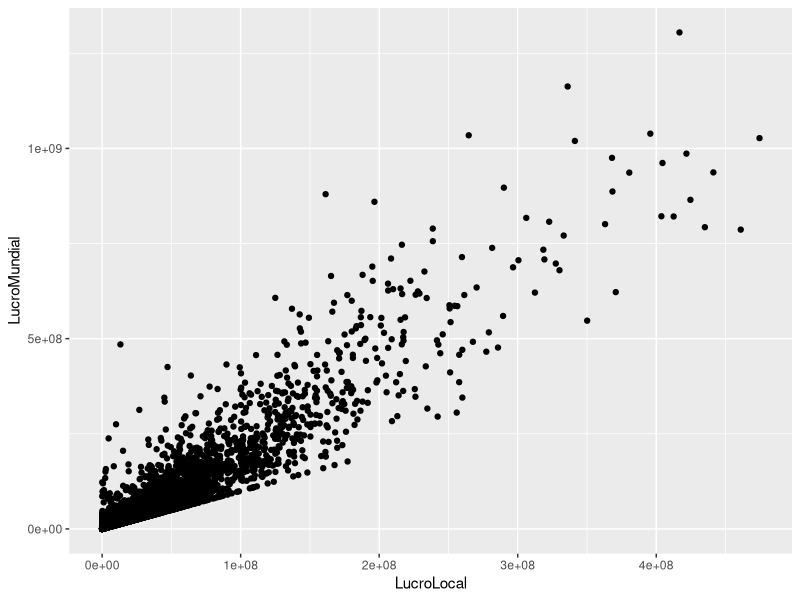
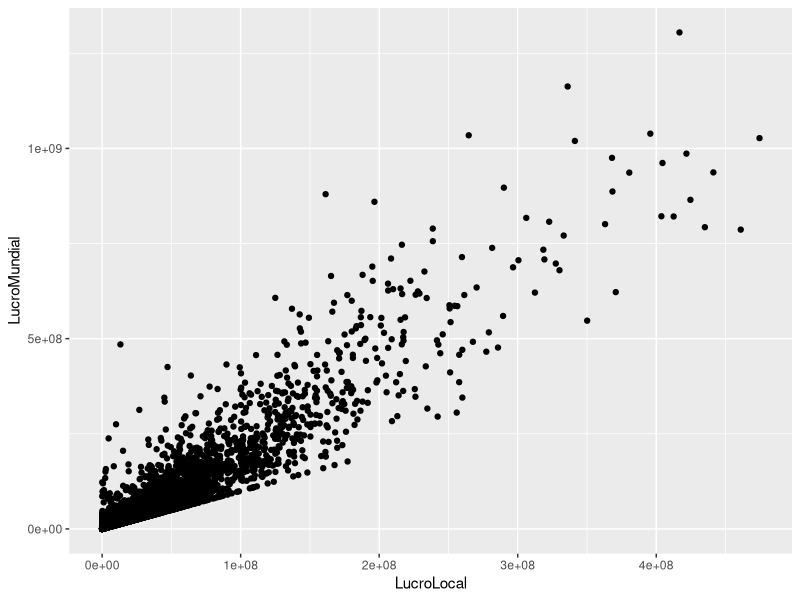
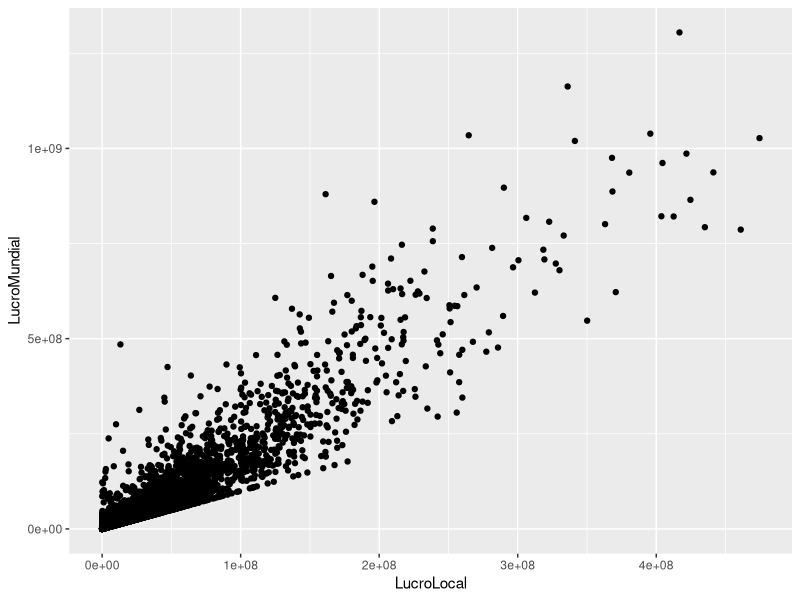
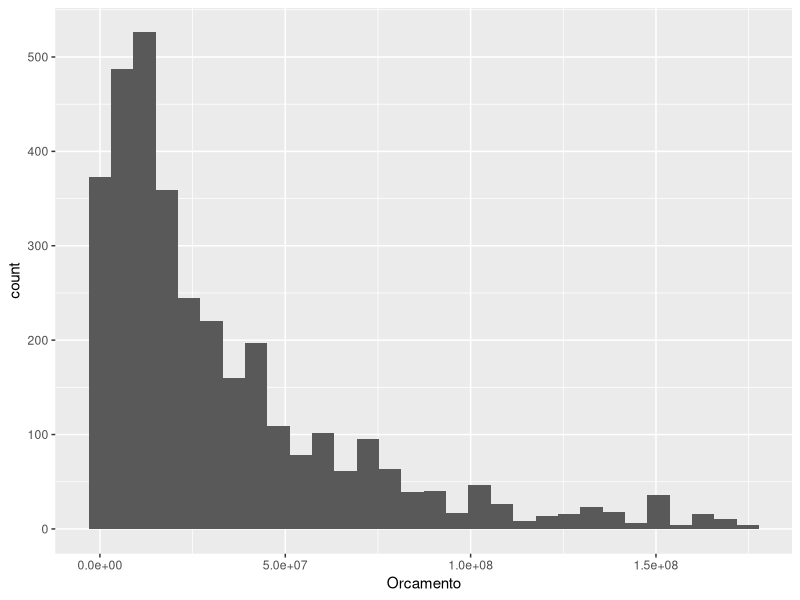
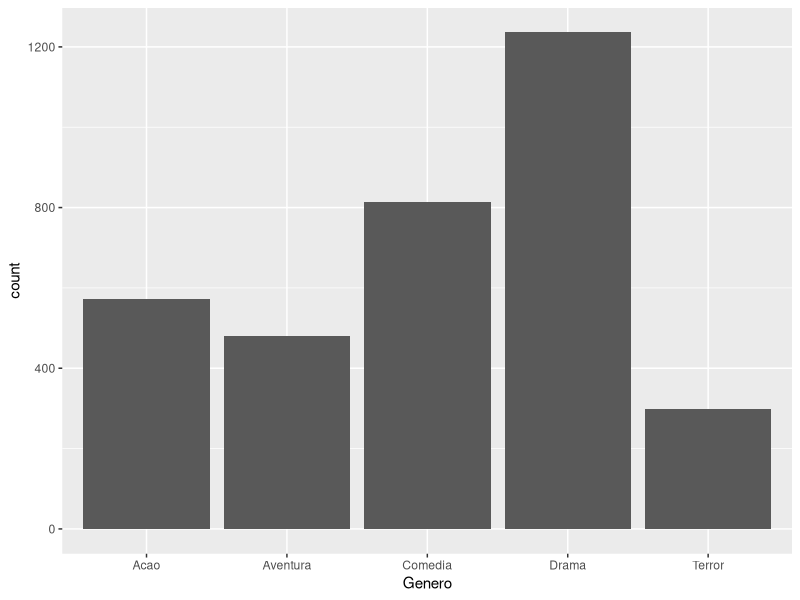
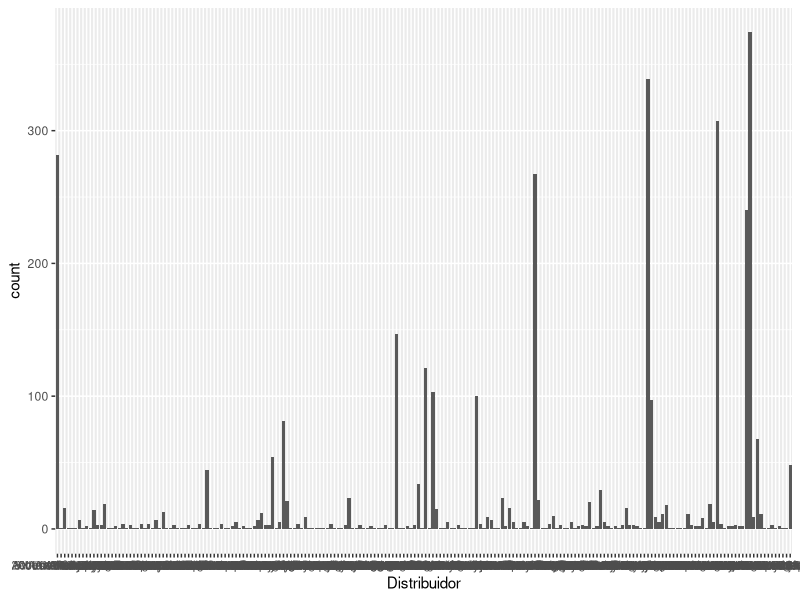
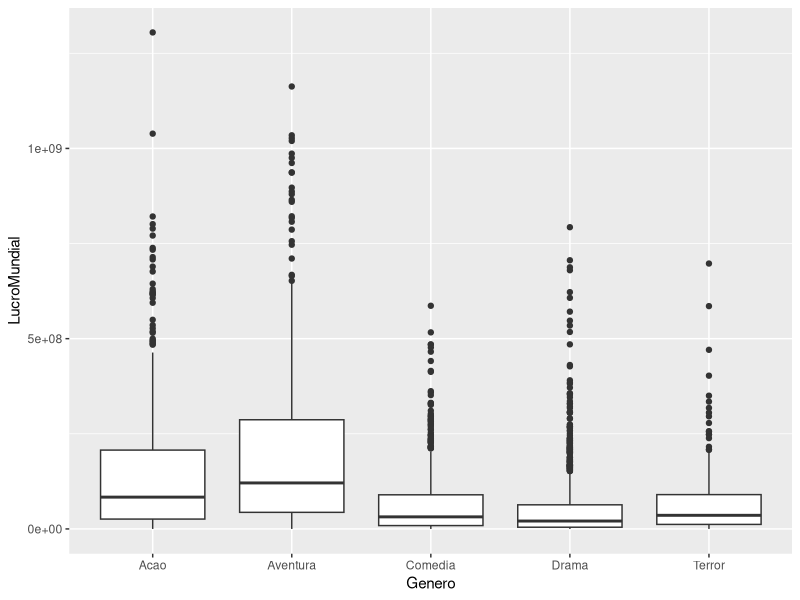
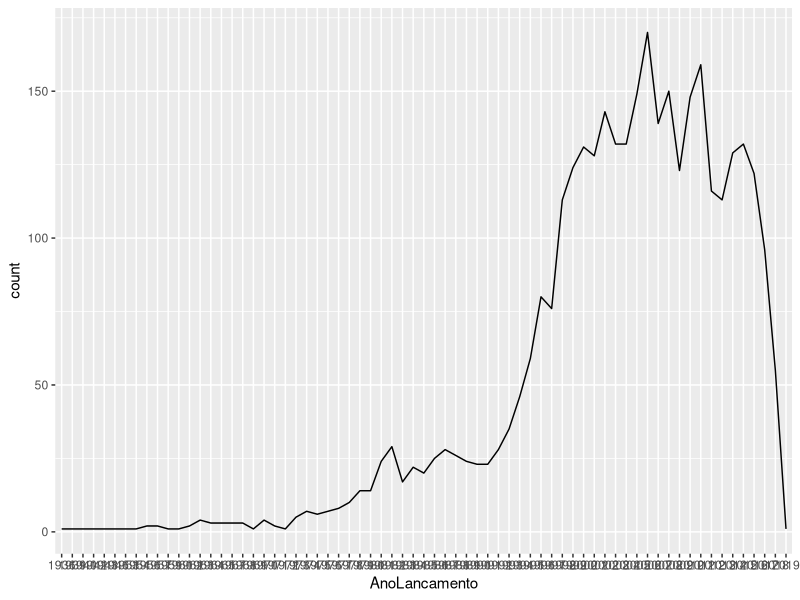

Reproduce these figures in R, in order.
#GGPlot2 - Ferramentas básicas


#Carregamento de pacotes
setwd("D:/Gabriel/Meus_Projetos/GitHub/Gabriel/Curso_Estatistica_Com_R")

if(!require(dplyr)){
  install.packages("dplyr")
}else{
  library(dplyr)
}
if(!require(ggplot2)){
  install.packages("ggplot2")
}

#todo que for texto, considerar que é uma fator
dados <- read.csv2("LucroFilmes.csv", stringsAsFactors = T)
glimpse(dados)

#Mudar dataLancamento para o formato data
dados$DataLancamento <- as.Date(dados$DataLancamento, format = "%m/%d/%Y")

#Salvar o mês e o ano em colunas separadas
dados <- dados %>% mutate(
  AnoLancamento = format(DataLancamento, "%Y"),
  MesLancamento = format(DataLancamento, "%m")
)

# ------------------------------------>> <<----------------------------------------------------
# Lógica de Camadas do ggplot: 

#As três principais camadas para o gráficos: dados, estético e geom

#Formas de construit o gráfico

    #data, informa o BD; aes(estetica) - O que vai no eixo X e Y;; gem_point(): Apresenta Elemento gráfico, o tipo que será o gráfico, '+' para concatenar script
    ggplot(data = dados, aes(x = LucroLocal, y=LucroMundial)) + 
      geom_point() #Gráfico de disposição
    
    #O aes pode estar na camada ggplot ou no geom
    ggplot(data = dados) + 
      geom_point(aes(x = LucroLocal, y=LucroMundial)) 
    
    ggplot() +
      geom_point(data = dados, aes(x = LucroLocal, y=LucroMundial)) 
    
  #A linha e coluna pode utilizar variáveis diferentes ou até mesmo BD diferentes
    
    
## Histograma (Orçamento de produção) - Fornece apenas o eixo X
    
ggplot(data = dados) +
  geom_histogram(aes(x = Orcamento))
  
#Gráfico de barras - Quantidade de filmes de cada Gênero
ggplot(data = dados) + 
  geom_bar(aes(x = Genero))


ggplot(data = dados) + 
  geom_bar(aes(x = Distribuidor))


## Boxplot (Lucro mundial por Genero)
ggplot(data = dados) +
  geom_boxplot(aes(x = Genero, y = LucroMundial))


#Linhas (quantidade de filmes por ano)
ggplot(data = dados) +
  geom_line(aes(x = AnoLancamento, group = 1), stat = "count") #stat = contar




#Modificando argumentos dentro do geom (color, shape(formato do ponto), size (tamanho do Genero))
  # E a difença entre usá-los dentro ou fora do aes

#Dentor da estetica - se atribui variável
ggplot(data = dados) +
  geom_point(aes(x = LucroLocal, y = LucroMundial, color = Genero)) #Cor dentro do aes, definidaa por variavel, colore cada genero com cor diferente






ggplot(data = dados) +
  geom_point(aes(x = LucroLocal, y = LucroMundial, color = Genero, shape = Genero))#Shape formato do ponto

ggplot(data = dados) +
  geom_point(aes(x = LucroLocal, y = LucroMundial, color = Genero, shape = Genero, size = Orcamento)) #Cada ponto possui um tamanho diferente


#Fora da estetica (aes)
ggplot(data = dados) +
  geom_point(
    aes(x = LucroLocal, y = LucroMundial, shape = Genero),
    color = "darkred"
             )#cores pré definidas no R: https://r-charts.com/colors/


ggplot(data = dados) +
  geom_point(
    aes(x = LucroLocal, y = LucroMundial, shape = Genero),
    color = "#615433"
  )# Código hexadecimal; site: coolors

ggplot(data = dados) +
  geom_point(
    aes(x = LucroLocal, y = LucroMundial, shape = Genero),
    color = "#615433", 
    size = 1
  )# Código hexadecimal; site: coolors

#Size, mudar o tamnho do ponto



#shape por fora, define qual o formato
ggplot(data = dados) +
  geom_point(
    aes(x = LucroLocal, y = LucroMundial, shape = Genero),
    color = "#615433",
    shape = 15
  )# Código hexadecimal; site: coolors
# Site: https://www.datanovia.com/en/blog/ggplot-point-shapes-best-tips/#:~:text=The%20most%20commonly%20used%20pch%20values%20in%20R%2C,8%20shape%20%3D%207%2C%20square%20cross%20Mais%20itens

  